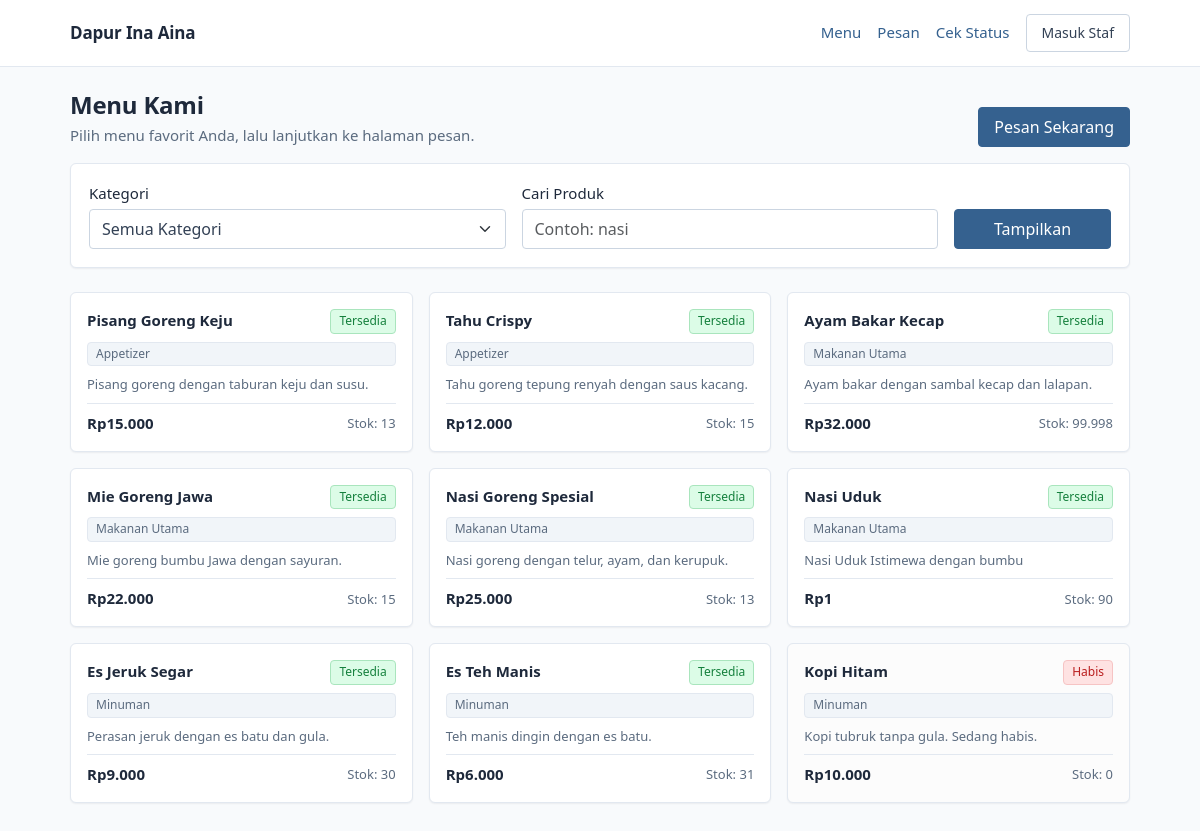
The page / on the database its author committed.
### core/models.py (models this page shows, shortened)
class Produk(models.Model):
    kategori = models.ForeignKey(
        KategoriProduk, on_delete=models.PROTECT, related_name="produk_list"
    )
    nama = models.CharField(max_length=100)
    deskripsi = models.TextField(blank=True, default="")
    harga = models.DecimalField(max_digits=10, decimal_places=2)
    stok = models.PositiveIntegerField(default=0)
    status_stok = models.CharField(
        max_length=10, choices=StatusStok.choices, default=StatusStok.HABIS
    )
    aktif = models.BooleanField(default=True)
    class Meta:
        db_table = "produk"
        verbose_name = "Produk"
        verbose_name_plural = "Produk"

class KategoriProduk(models.Model):
    nama = models.CharField(max_length=50, unique=True)
    tipe = models.CharField(max_length=20)
    class Meta:
        db_table = "kategori_produk"
        verbose_name = "Kategori Produk"
        verbose_name_plural = "Kategori Produk"

### core/views.py (the view)
# urls.py: path("", views.BerandaPelangganView.as_view(), name="beranda"),
class BerandaPelangganView(View):
    template_name = "pelanggan/beranda.html"
    def get(self, request):
        kategori_id = request.GET.get("kategori") or ""
        cari = request.GET.get("cari") or ""
        produk_list = services.produk_menu(
            kategori_id=kategori_id or None, cari=cari or None
        )
        konteks = {
            "produk_list": produk_list,
            "kategori_list": services.kategori_urut(),
            "kategori_terpilih": kategori_id,
            "cari": cari,
            "judul_halaman": "Menu Dapur Ina Aina",
        }
        return render(request, self.template_name, konteks)

### core/autentikasi.py (called while the page is built)
def ambil_pengguna_sesi(request):
    id_pengguna = request.session.get(KUNCI_SESI)
    if not id_pengguna:
        return None
    return Pengguna.objects.filter(pk=id_pengguna, aktif=True).first()

### core/context_processors.py (called while the page is built)
def penanda_menu(request):
    nama_url = ""
    if request.resolver_match is not None:
        nama_url = request.resolver_match.url_name or ""
    return {"menu_aktif": PETA_MENU.get(nama_url, "")}

### core/services.py (called while the page is built)
def produk_menu(kategori_id=None, cari=None):
    produk = (
        Produk.objects.filter(aktif=True)
        .select_related("kategori")
        .order_by("kategori__nama", "nama")
    )
    if kategori_id:
        produk = produk.filter(kategori_id=kategori_id)
    if cari:
        produk = produk.filter(nama__icontains=cari)
    return produk

def kategori_urut():
    return KategoriProduk.objects.order_by("nama")

### templates/pelanggan/beranda.html (shortened to what this page needs)
{% extends "base.html" %}
{% block isi %}
  <div class="d-flex justify-content-between align-items-end flex-wrap gap-3 mb-3">
    <div>
      <h1 class="mb-1">Menu Kami</h1>
      <p class="teks-redup mb-0">
        Pilih menu favorit Anda, lalu lanjutkan ke halaman pesan.
      </p>
    </div>
    <a href="{% url 'core:form_pesanan' %}" class="btn btn-utama">Pesan Sekarang</a>
  </div>
  <form method="get" class="kartu kartu-isi mb-4">
    <div class="row g-3 align-items-end">
      <div class="col-12 col-md-5">
        <label for="id_kategori" class="form-label">Kategori</label>
        <select name="kategori" id="id_kategori" class="form-select">
          <option value="">Semua Kategori</option>
        </select>
      </div>
      <div class="col-12 col-md-5">
        <label for="id_cari" class="form-label">Cari Produk</label>
        <input type="text" name="cari" id="id_cari" class="form-control"
               value="{{ cari }}" placeholder="Contoh: nasi">
      </div>
      <div class="col-12 col-md-2 d-grid">
        <button type="submit" class="btn btn-utama">Tampilkan</button>
      </div>
    </div>
  </form>
  {% if produk_list %}
    <div class="grid-menu">
      {% for produk in produk_list %}
        <div class="kartu-produk {% if produk.stok == 0 %}kartu-produk--habis{% endif %}">
          <div class="d-flex justify-content-between align-items-start gap-2">
            <p class="kartu-produk__nama">{{ produk.nama }}</p>
            {% if produk.stok > 0 %}
              <span class="lencana lencana-stok--tersedia">Tersedia</span>
            {% else %}
              <span class="lencana lencana-stok--habis">Habis</span>
            {% endif %}
          </div>
          <span class="lencana">{{ produk.kategori.nama }}</span>
          {% if produk.deskripsi %}
            <p class="kartu-produk__deskripsi">{{ produk.deskripsi }}</p>
          {% else %}
            <p class="kartu-produk__deskripsi">&nbsp;</p>
          {% endif %}
          <div class="d-flex justify-content-between align-items-center pt-2"
               style="border-top: 1px solid var(--ina-garis);">
            <span class="kartu-produk__harga">Rp{{ produk.harga|floatformat:"0" }}</span>
            <span class="teks-kecil teks-redup">Stok: {{ produk.stok }}</span>
          </div>
        </div>
      {% endfor %}
    </div>
  {% endif %}
{% endblock %}

### templates/base.html (shortened to what this page needs)
{% load static %}<!DOCTYPE html>
<html lang="id">
<head>
  <link rel="stylesheet" href="{% static 'vendor/bootstrap.min.css' %}">
  <link rel="stylesheet" href="{% static 'css/app.css' %}">
</head>
<body>
{% block susunan %}
  {% include "komponen/bilah_pelanggan.html" %}
  <div class="wadah-pelanggan">
    {% block isi %}{% endblock %}
  </div>
{% endblock %}
</body>
</html>

### templates/komponen/bilah_pelanggan.html (shortened to what this page needs)
<header class="bilah-pelanggan">
  <div class="bilah-pelanggan__isi">
    <a href="{% url 'core:beranda' %}" class="bilah-pelanggan__merek text-decoration-none">
      Dapur Ina Aina
    </a>
    <nav class="d-flex align-items-center gap-3 flex-wrap">
      <a href="{% url 'core:beranda' %}" class="tautan-selalu">Menu</a>
      <a href="{% url 'core:form_pesanan' %}" class="tautan-selalu">Pesan</a>
      <a href="{% url 'core:cek_status' %}" class="tautan-selalu">Cek Status</a>
      <a href="{% url 'core:masuk' %}" class="btn btn-garis btn-sm">Masuk Staf</a>
    </nav>
  </div>
</header>

### static/css/app.css (style rules this page uses)
:root { --ina-aksen: #35618f; --ina-aksen-hover: #2b5182; --ina-aksen-lembut: #eaf2fa; --ina-halaman: #f8fafc; --ina-permukaan: #ffffff; --ina-garis: #e2e8f0; --ina-garis-tegas: #cbd5e1; --ina-teks: #334155; --ina-teks-redup: #5b6b7f; --ina-judul: #1e293b; --ina-sidebar: #1e293b; --ina-sidebar-teks: #cbd5e1; --ina-sidebar-aktif: #334155; --ina-sidebar-garis: #334155; --ina-baru-teks: #57534e; --ina-baru-latar: #f5f5f4; --ina-proses-teks: #9a4a00; --ina-proses-latar: #fdf0d5; --ina-selesai-teks: #0b6e75; --ina-selesai-latar: #d9f2f4; --ina-bayar-teks: #15803d; --ina-bayar-latar: #dcfce7; --ina-batal-teks: #b91c1c; --ina-batal-latar: #fee2e2; --ina-sukses-teks: #15803d; --ina-sukses-latar: #dcfce7; --ina-gagal-teks: #b91c1c; --ina-gagal-latar: #fee2e2; --ina-ingat-teks: #9a4a00; --ina-ingat-latar: #fdf0d5; --ina-radius: 6px; --ina-radius-kecil: 4px; --ina-bayang: 0 1px 2px rgba(15, 23, 42, 0.06); --ina-bayang-tinggi: 0 4px 12px rgba(15, 23, 42, 0.10); --ina-sidebar-lebar: 232px; --ina-tinggi-kontrol: 40px; }
body { background-color: var(--ina-halaman); color: var(--ina-teks); font-size: 0.9375rem; line-height: 1.55; font-family: system-ui, -apple-system, "Segoe UI", Roboto, "Helvetica Neue", Arial, sans-serif; }
h1, h2, h3, h4, h5, h6, .judul { color: var(--ina-judul); font-weight: 600; letter-spacing: -0.01em; }
h1 { font-size: 1.5rem; }
a { color: var(--ina-aksen); text-decoration: none; }
.tautan-selalu { text-decoration: none; }
.teks-redup { color: var(--ina-teks-redup); }
.teks-kecil { font-size: 0.8125rem; }
.btn { border-radius: var(--ina-radius-kecil); font-weight: 500; padding: 0.4375rem 0.9375rem; min-height: 38px; }
.btn-utama { background-color: var(--ina-aksen); border: 1px solid var(--ina-aksen); color: #ffffff; }
.btn-garis { background-color: var(--ina-permukaan); border: 1px solid var(--ina-garis-tegas); color: var(--ina-teks); }
.form-label { font-weight: 500; color: var(--ina-judul); margin-bottom: 0.25rem; }
.form-control, .form-select { border-color: var(--ina-garis-tegas); border-radius: var(--ina-radius-kecil); min-height: var(--ina-tinggi-kontrol); color: var(--ina-teks); }
.kartu { background-color: var(--ina-permukaan); border: 1px solid var(--ina-garis); border-radius: var(--ina-radius); box-shadow: var(--ina-bayang); }
.kartu-isi { padding: 1.125rem; }
.lencana { display: inline-block; padding: 0.125rem 0.5rem; border-radius: var(--ina-radius-kecil); font-size: 0.75rem; font-weight: 500; color: var(--ina-teks-redup); background-color: #f1f5f9; border: 1px solid var(--ina-garis); }
.lencana-stok--tersedia { color: var(--ina-bayar-teks); background-color: var(--ina-bayar-latar); border-color: #a9e5bd; }
.lencana-stok--habis { color: var(--ina-batal-teks); background-color: var(--ina-batal-latar); border-color: #f6c4c4; }
.bilah-pelanggan { background-color: var(--ina-permukaan); border-bottom: 1px solid var(--ina-garis); }
.bilah-pelanggan__isi { max-width: 1100px; margin: 0 auto; padding: 0.875rem 1.25rem; display: flex; align-items: center; justify-content: space-between; gap: 1rem; flex-wrap: wrap; }
.bilah-pelanggan__merek { font-weight: 600; font-size: 1.0625rem; color: var(--ina-judul); letter-spacing: -0.01em; }
.wadah-pelanggan { max-width: 1100px; margin: 0 auto; padding: 1.5rem 1.25rem 3rem; }
.grid-menu { display: grid; grid-template-columns: 1fr; gap: 1rem; }
@media (min-width: 576px) { .grid-menu { grid-template-columns: repeat(2, 1fr); } }
@media (min-width: 992px) { .grid-menu { grid-template-columns: repeat(3, 1fr); } }
.kartu-produk { background-color: var(--ina-permukaan); border: 1px solid var(--ina-garis); border-radius: var(--ina-radius); box-shadow: var(--ina-bayang); padding: 1rem; display: flex; flex-direction: column; gap: 0.5rem; height: 100%; }
.kartu-produk--habis { background-color: #fcfcfc; }
.kartu-produk__nama { font-weight: 600; color: var(--ina-judul); margin: 0; font-size: 0.9375rem; }
.kartu-produk__deskripsi { color: var(--ina-teks-redup); font-size: 0.8125rem; margin: 0; flex-grow: 1; }
.kartu-produk__harga { font-variant-numeric: tabular-nums; font-weight: 600; color: var(--ina-judul); }
.form-control, .form-select, textarea { caret-color: var(--ina-aksen); }
a { text-underline-offset: 2px; }
* { scrollbar-width: thin; scrollbar-color: #b6c2d1 var(--ina-halaman); }

### rows shown on the page
Produk: nama "Pisang Goreng Keju", shows "Tersedia", kategori.nama "Appetizer", deskripsi "Pisang goreng dengan taburan keju dan susu.", harga "15.000", stok "13"
Produk: nama "Tahu Crispy", shows "Tersedia", kategori.nama "Appetizer", deskripsi "Tahu goreng tepung renyah dengan saus kacang.", harga "12.000", stok "15"
Produk: nama "Ayam Bakar Kecap", shows "Tersedia", kategori.nama "Makanan Utama", deskripsi "Ayam bakar dengan sambal kecap dan lalapan.", harga "32.000", stok "99.998"
Produk: nama "Mie Goreng Jawa", shows "Tersedia", kategori.nama "Makanan Utama", deskripsi "Mie goreng bumbu Jawa dengan sayuran.", harga "22.000", stok "15"
Produk: nama "Nasi Goreng Spesial", shows "Tersedia", kategori.nama "Makanan Utama", deskripsi "Nasi goreng dengan telur, ayam, dan kerupuk.", harga "25.000", stok "13"
Produk: nama "Nasi Uduk", shows "Tersedia", kategori.nama "Makanan Utama", deskripsi "Nasi Uduk Istimewa dengan bumbu", harga "1", stok "90"
Produk: nama "Es Jeruk Segar", shows "Tersedia", kategori.nama "Minuman", deskripsi "Perasan jeruk dengan es batu dan gula.", harga "9.000", stok "30"
Produk: nama "Es Teh Manis", shows "Tersedia", kategori.nama "Minuman", deskripsi "Teh manis dingin dengan es batu.", harga "6.000", stok "31"
Produk: nama "Kopi Hitam", shows "Habis", kategori.nama "Minuman", deskripsi "Kopi tubruk tanpa gula. Sedang habis.", harga "10.000", stok "0"
